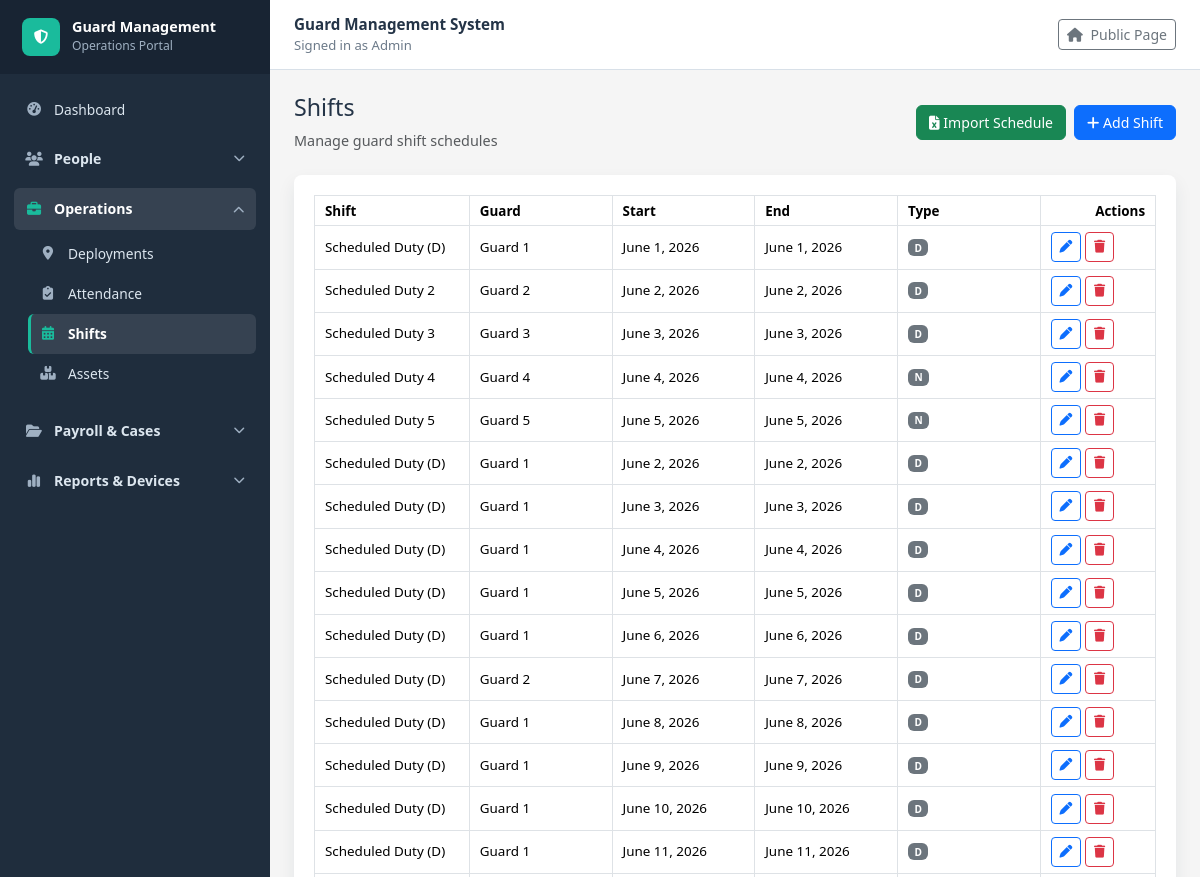
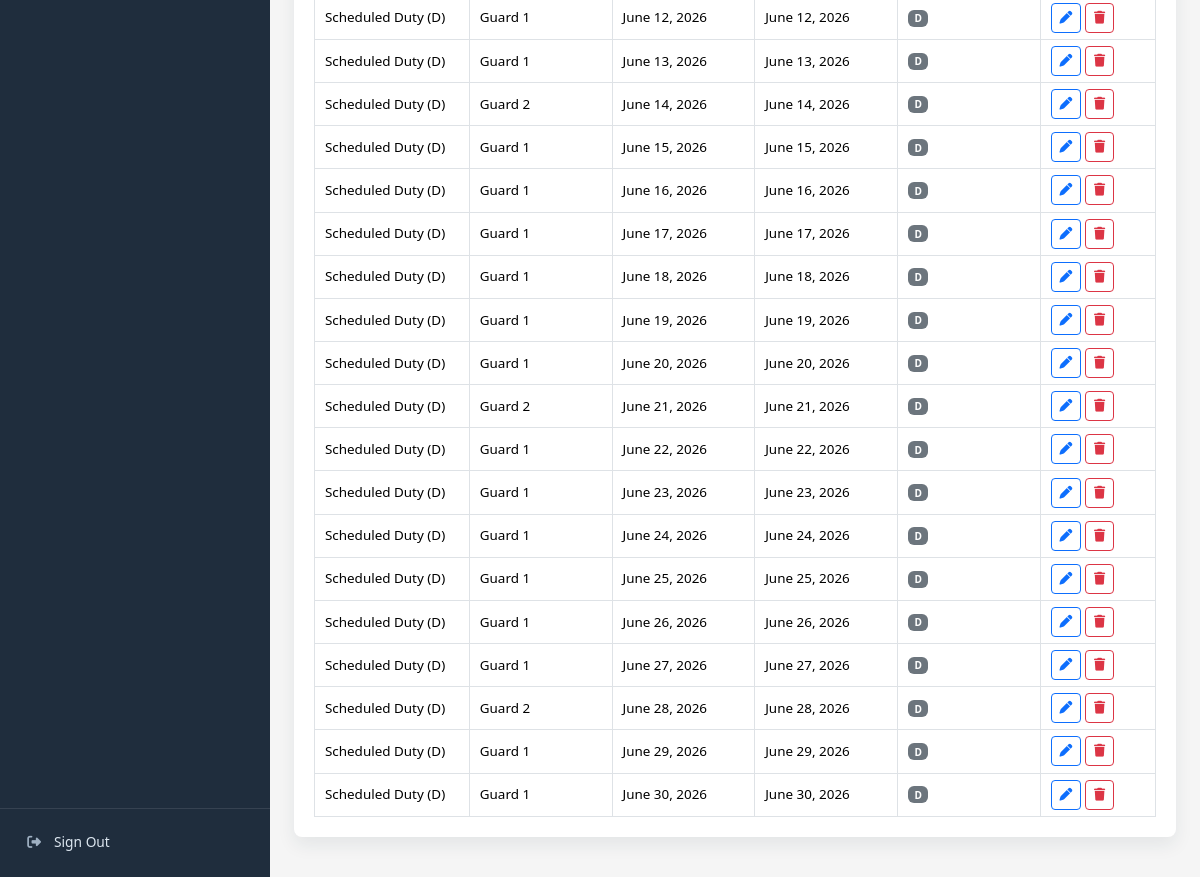
/shifts/ (signed in), run on the app's committed database (2 pictures, top to bottom).
### guardmanagementsystem/models.py (models this page shows, shortened)
class Shift(models.Model):
    SHIFT_TYPE_CHOICES = [
        ('D', 'D'),
        ('N', 'N'),
        ('D/N', 'D/N'),
        ('PH', 'PH'),
    ]
    shift_id = models.AutoField(primary_key=True)
    guard = models.ForeignKey( Guard,on_delete=models.CASCADE,related_name='shifts')
    shift_name = models.CharField(max_length=100)
    start_time = models.DateField()
    end_time = models.DateField()
    shift_type = models.CharField(max_length=30, choices=SHIFT_TYPE_CHOICES)
    class Meta:
        constraints = [
            models.UniqueConstraint(
                fields=['guard', 'start_time'],
                name='unique_guard_shift_date'
            )
        ]

class Guard(models.Model):
    STATUS_CHOICES = [
        ('Active', 'Active'),
        ('Inactive', 'Inactive'),
        ('Suspended', 'Suspended'),
        ('Terminated', 'Terminated'),
    ]
    guard_id = models.AutoField(primary_key=True)
    guard_number = models.CharField(max_length=20, unique=True, null=True, blank=True, editable=False)
    rfid_card_number = models.CharField(max_length=50, unique=True, null=True, blank=True)
    full_name = models.CharField(max_length=100)
    date_of_birth = models.DateField()
    phone = models.CharField(max_length=20)
    email = models.EmailField(unique=True)
    address = models.TextField()
    date_of_joining = models.DateField(auto_now= True)
    status = models.CharField(max_length=20, choices=STATUS_CHOICES, default='Active')
    daily_rate = models.DecimalField(max_digits=12, decimal_places=2, default=7000)
    def __str__(self):
        return self.full_name

### guardmanagementsystem/views.py (the view)
# urls.py: path("shifts/", views.shift_list, name="shift_list"),
@login_required
def shift_list(request):
    shifts = list(Shift.objects.select_related("guard").all())
    for shift in shifts:
        shift.shift_code = get_shift_code(shift)
    return render(request, "guardmanagementsystem/shift_list.html", {
        "shifts": shifts
    })

### guardmanagementsystem/views.py (called while the page is built)
def get_shift_code(shift):
    if not shift:
        return "D"
    shift_type = str(shift.shift_type or "").strip().upper()
    shift_code_map = {
        "DAY": "D",
        "D": "D",
        "O": "D",
        "NIGHT": "N",
        "N": "N",
        "WEEKEND": "D/N",
        "DAY/NIGHT": "D/N",
        "D/N": "D/N",
        "DN": "D/N",
        "PUBLIC HOLIDAY": "PH",
        "PUBLIC_HOLIDAY": "PH",
        "HOLIDAY": "PH",
        "PH": "PH",
    }
    if shift_type in shift_code_map:
        return shift_code_map[shift_type]
    if shift and shift.shift_name:
        code_match = re.search(r"\(([A-Z]+)\)\s*$", shift.shift_name.strip(), re.IGNORECASE)
        if code_match:
            return shift_code_map.get(code_match.group(1).upper(), code_match.group(1).upper())
    return "D"

### guardmanagementsystem/templates/guardmanagementsystem/shift_list.html
{% extends "guardmanagementsystem/base.html" %}
{% block content %}
<div class="d-flex justify-content-between align-items-center mb-4">
    <div>
        <h2>Shifts</h2>
        <p class="text-muted mb-0">Manage guard shift schedules</p>
    </div>
    <div class="page-actions d-flex gap-2">
        <a href="{% url 'shift_import' %}" class="btn btn-success">
            <i class="fa fa-file-excel"></i> Import Schedule
        </a>
        <a href="{% url 'shift_add' %}" class="btn btn-primary">
            <i class="fa fa-plus"></i> Add Shift
        </a>
    </div>
</div>
<div class="table-card">
    <div class="table-responsive">
        <table class="table table-hover table-bordered align-middle mb-0 export-table" data-export-title="Shifts">
            <thead>
                <tr>
                    <th>Shift</th>
                    <th>Guard</th>
                    <th>Start</th>
                    <th>End</th>
                    <th>Type</th>
                    <th class="text-end">Actions</th>
                </tr>
            </thead>
            <tbody>
                {% for shift in shifts %}
                    <tr>
                        <td>{{ shift.shift_name }}</td>
                        <td>{{ shift.guard }}</td>
                        <td>{{ shift.start_time }}</td>
                        <td>{{ shift.end_time }}</td>
                        <td><span class="badge bg-secondary">{{ shift.shift_code }}</span></td>
                        <td>
                            <div class="action-buttons">
                                <a href="{% url 'shift_edit' shift.shift_id %}" class="btn btn-sm btn-outline-primary">
                                    <i class="fa fa-pen"></i>
                                </a>
                                <a href="{% url 'shift_delete' shift.shift_id %}" class="btn btn-sm btn-outline-danger">
                                    <i class="fa fa-trash"></i>
                                </a>
                            </div>
                        </td>
                    </tr>
                {% empty %}
                    <tr>
                        <td colspan="6" class="text-center text-muted py-4">No shifts found.</td>
                    </tr>
                {% endfor %}
            </tbody>
        </table>
    </div>
</div>
{% endblock %}

### guardmanagementsystem/templates/guardmanagementsystem/base.html (shortened to what this page needs)
<!doctype html>
<html lang="en">
<head>
    <link href="https://cdn.jsdelivr.net/npm/bootstrap@5.3.3/dist/css/bootstrap.min.css" rel="stylesheet">
    <link href="https://cdnjs.cloudflare.com/ajax/libs/font-awesome/6.5.2/css/all.min.css" rel="stylesheet">
</head>
<body>
    {% with current_url=request.resolver_match.url_name %}
    <div class="app-layout">
        <aside class="sidebar">
            <div class="d-flex align-items-center justify-content-between">
                <a class="sidebar-brand flex-grow-1" href="{% url 'dashboard' %}">
                    <span class="brand-mark"><i class="fa fa-shield-halved"></i></span>
                    <span>
                        <span class="brand-title">Guard Management</span>
                        <span class="brand-subtitle">Operations Portal</span>
                    </span>
                </a>
            </div>
            <nav id="sidebarNav" class="sidebar-nav collapse d-lg-block">
                <a class="sidebar-link {% if current_url == 'dashboard' %}active{% endif %}" href="{% url 'dashboard' %}">
                    <i class="fa fa-gauge-high"></i> Dashboard
                </a>
                <div class="sidebar-module">
                    <button class="module-toggle" type="button" data-bs-toggle="collapse" data-bs-target="#peopleModule" aria-controls="peopleModule" aria-expanded="{% if current_url in 'supervisor_list supervisor_add supervisor_edit supervisor_delete guard_list guard_add guard_edit guard_delete client_list client_add client_edit client_delete' %}true{% else %}false{% endif %}">
                        <span class="module-title"><i class="fa fa-users"></i> People</span>
                        <i class="fa fa-chevron-down module-chevron"></i>
                    </button>
                </div>
                <div class="sidebar-module">
                    <button class="module-toggle" type="button" data-bs-toggle="collapse" data-bs-target="#operationsModule" aria-controls="operationsModule" aria-expanded="{% if current_url in 'deployment_list deployment_add deployment_edit deployment_delete program_guard attendance_list attendance_add attendance_edit attendance_delete shift_list shift_add shift_edit shift_delete shift_import schedule_csv_template asset_list asset_add asset_edit asset_delete' %}true{% else %}false{% endif %}">
                        <span class="module-title"><i class="fa fa-briefcase"></i> Operations</span>
                        <i class="fa fa-chevron-down module-chevron"></i>
                    </button>
                    <div id="operationsModule" class="collapse {% if current_url in 'deployment_list deployment_add deployment_edit deployment_delete program_guard attendance_list attendance_add attendance_edit attendance_delete shift_list shift_add shift_edit shift_delete shift_import schedule_csv_template asset_list asset_add asset_edit asset_delete' %}show{% endif %}">
                        <div class="module-menu">
                            <a class="sidebar-link {% if current_url in 'deployment_list deployment_add deployment_edit deployment_delete program_guard' %}active{% endif %}" href="{% url 'deployment_list' %}">
                                <i class="fa fa-location-dot"></i> Deployments
                            </a>
                            <a class="sidebar-link {% if current_url in 'attendance_list attendance_add attendance_edit attendance_delete' %}active{% endif %}" href="{% url 'attendance_list' %}">
                                <i class="fa fa-clipboard-check"></i> Attendance
                            </a>
                            <a class="sidebar-link {% if current_url in 'shift_list shift_add shift_edit shift_delete shift_import schedule_csv_template' %}active{% endif %}" href="{% url 'shift_list' %}">
                                <i class="fa fa-calendar-days"></i> Shifts
                            </a>
                            <a class="sidebar-link {% if current_url in 'asset_list asset_add asset_edit asset_delete' %}active{% endif %}" href="{% url 'asset_list' %}">
                                <i class="fa fa-boxes-stacked"></i> Assets
                            </a>
                        </div>
                    </div>
                </div>
                <div class="sidebar-module">
                    <button class="module-toggle" type="button" data-bs-toggle="collapse" data-bs-target="#payrollCasesModule" aria-controls="payrollCasesModule" aria-expanded="{% if current_url in 'salary_list salary_add salary_edit salary_delete salary_payslip_general salary_payslip_individual advance_request_list advance_request_add advance_request_edit advance_request_delete incident_list incident_add incident_edit incident_delete incident_pdf_report disciplinary_action_list disciplinary_action_add disciplinary_action_edit disciplinary_action_delete' %}true{% else %}false{% endif %}">
                        <span class="module-title"><i class="fa fa-folder-open"></i> Payroll & Cases</span>
                        <i class="fa fa-chevron-down module-chevron"></i>
                    </button>
                </div>
                <div class="sidebar-module">
                    <button class="module-toggle" type="button" data-bs-toggle="collapse" data-bs-target="#reportsDevicesModule" aria-controls="reportsDevicesModule" aria-expanded="{% if current_url in 'attendance_query_report schedule_report schedule_report_csv_export iot_device_list iot_device_add iot_device_edit iot_device_delete iot_swipe_attendance audit_log_list' %}true{% else %}false{% endif %}">
                        <span class="module-title"><i class="fa fa-chart-simple"></i> Reports & Devices</span>
                        <i class="fa fa-chevron-down module-chevron"></i>
                    </button>
                </div>
            </nav>
            <div class="sidebar-footer">
                {% if request.user.is_authenticated %}
                    <a class="sidebar-link" href="{% url 'signout' %}">
                        <i class="fa fa-right-from-bracket"></i> Sign Out
                    </a>
                {% else %}
                    <a class="sidebar-link" href="{% url 'signin' %}">
                        <i class="fa fa-right-to-bracket"></i> Sign In
                    </a>
                {% endif %}
            </div>
        </aside>
        <div class="main-panel">
            <header class="topbar">
                <div>
                    <p class="topbar-title">Guard Management System</p>
                    <div class="topbar-user">
                        {% if request.user.is_authenticated %}
                            Signed in as {{ request.user.username }}
                        {% else %}
                            Staff portal
                        {% endif %}
                    </div>
                </div>
                <a class="btn btn-sm btn-outline-secondary" href="{% url 'welcome' %}">
                    <i class="fa fa-house me-1"></i> Public Page
                </a>
            </header>
            <main class="container-fluid page-shell content-area">
                {% block content %}{% endblock %}
            </main>
        </div>
    </div>
    {% endwith %}
</body>
</html>

### guardmanagementsystem/templates/guardmanagementsystem/base.html (style rules this page uses)
:root { --brand: #1abb9c; --brand-dark: #117e69; --line: #d8e0e8; --muted: #6c7a89; --sidebar-bg: #1f2d3d; --sidebar-bg-dark: #182433; --sidebar-active: #1abb9c; }
body { background: whitesmoke; color: #243447; font-size: 0.9rem; min-height: 100vh; }
h2 { font-size: 1.45rem; }
.btn, .form-control, .form-select, .table, .dropdown-menu { font-size: 0.88rem; }
.app-layout { display: flex; min-height: 100vh; }
.sidebar { background: var(--sidebar-bg); color: #dce6ef; display: flex; flex-direction: column; flex: 0 0 270px; min-height: 100vh; position: sticky; top: 0; }
.sidebar-brand { align-items: center; background: var(--sidebar-bg-dark); color: #fff; display: flex; gap: 12px; min-height: 70px; padding: 18px 22px; text-decoration: none; }
.brand-mark { align-items: center; background: var(--sidebar-active); border-radius: 8px; display: inline-flex; height: 38px; justify-content: center; width: 38px; }
.brand-title { display: block; font-size: 0.9rem; font-weight: 800; line-height: 1.15; }
.brand-subtitle { color: #9fb0c2; display: block; font-size: 0.76rem; margin-top: 2px; }
.sidebar-nav { overflow-y: auto; padding: 16px 14px 22px; }
.sidebar-module { margin-top: 8px; }
.module-toggle { align-items: center; background: transparent; border: 0; border-radius: 6px; color: #dce6ef; display: flex; font-weight: 700; gap: 11px; justify-content: space-between; min-height: 42px; padding: 9px 11px; text-align: left; width: 100%; font-size: 0.88rem; }
.module-toggle:hover, .module-toggle[aria-expanded="true"] { background: rgba(255, 255, 255, 0.1); color: #fff; }
.module-title { align-items: center; display: inline-flex; gap: 11px; }
.module-title i { color: #9fb0c2; text-align: center; width: 18px; }
.module-toggle[aria-expanded="true"] .module-title i { color: var(--sidebar-active); }
.module-chevron { color: #9fb0c2; font-size: 0.72rem; transition: transform 0.15s ease; }
.module-toggle[aria-expanded="true"] .module-chevron { transform: rotate(180deg); }
.module-menu { padding: 4px 0 8px 14px; }
.sidebar-link { align-items: center; border-radius: 6px; color: #dce6ef; display: flex; gap: 11px; min-height: 40px; padding: 9px 11px; text-decoration: none; font-size: 0.86rem; }
.sidebar-link i { color: #9fb0c2; text-align: center; width: 18px; }
.sidebar-link:hover, .sidebar-link.active { background: rgba(255, 255, 255, 0.1); color: #fff; }
.sidebar-link.active { border-left: 3px solid var(--sidebar-active); font-weight: 700; padding-left: 8px; }
.sidebar-link.active i { color: var(--sidebar-active); }
.sidebar-footer { border-top: 1px solid rgba(255, 255, 255, 0.1); margin-top: auto; padding: 14px; }
.main-panel { display: flex; flex: 1 1 auto; flex-direction: column; min-width: 0; }
.topbar { align-items: center; background: #fff; border-bottom: 1px solid var(--line); display: flex; justify-content: space-between; min-height: 70px; padding: 0 24px; }
.topbar-title { font-size: 0.95rem; font-weight: 800; margin: 0; }
.topbar-user { color: var(--muted); font-size: 0.82rem; }
.page-shell { padding: 24px 24px 40px; }
.content-area { flex: 1 1 auto; }
.table-card { background: #fff; border-radius: 8px; padding: 20px; box-shadow: 0 8px 18px rgba(31, 45, 61, 0.08); }
.table { font-size: 0.84rem; line-height: 1.25; margin-bottom: 0; table-layout: auto; width: 100%; }
.table-responsive { overflow-x: auto; }
.table-responsive > .table, .dataTable { min-width: max-content; }
.table th, .table td { padding: 0.38rem 0.62rem; vertical-align: middle; }
.table th { min-width: 130px; white-space: nowrap; }
.table td { min-width: 110px; overflow-wrap: anywhere; }
.table th.text-end, .table td.text-end, .table th:last-child, .table td:last-child { min-width: 105px; white-space: nowrap; }
.table .btn, .table .form-control, .table .form-select { font-size: 0.8rem; min-height: 30px; padding-bottom: 0.25rem; padding-top: 0.25rem; }

### data on the page
Shift: shift_name "Scheduled Duty (D)", guard "Guard 1", start_time "June 1, 2026", end_time "June 1, 2026", shift_code "D"
Shift: shift_name "Scheduled Duty 2", guard "Guard 2", start_time "June 2, 2026", end_time "June 2, 2026", shift_code "D"
Shift: shift_name "Scheduled Duty 3", guard "Guard 3", start_time "June 3, 2026", end_time "June 3, 2026", shift_code "D"
Shift: shift_name "Scheduled Duty 4", guard "Guard 4", start_time "June 4, 2026", end_time "June 4, 2026", shift_code "N"
Shift: shift_name "Scheduled Duty 5", guard "Guard 5", start_time "June 5, 2026", end_time "June 5, 2026", shift_code "N"
Shift: shift_name "Scheduled Duty (D)", guard "Guard 1", start_time "June 2, 2026", end_time "June 2, 2026", shift_code "D"
Shift: shift_name "Scheduled Duty (D)", guard "Guard 1", start_time "June 3, 2026", end_time "June 3, 2026", shift_code "D"
Shift: shift_name "Scheduled Duty (D)", guard "Guard 1", start_time "June 4, 2026", end_time "June 4, 2026", shift_code "D"
Shift: shift_name "Scheduled Duty (D)", guard "Guard 1", start_time "June 5, 2026", end_time "June 5, 2026", shift_code "D"
Shift: shift_name "Scheduled Duty (D)", guard "Guard 1", start_time "June 6, 2026", end_time "June 6, 2026", shift_code "D"
Shift: shift_name "Scheduled Duty (D)", guard "Guard 2", start_time "June 7, 2026", end_time "June 7, 2026", shift_code "D"
Shift: shift_name "Scheduled Duty (D)", guard "Guard 1", start_time "June 8, 2026", end_time "June 8, 2026", shift_code "D"
Shift: shift_name "Scheduled Duty (D)", guard "Guard 1", start_time "June 9, 2026", end_time "June 9, 2026", shift_code "D"
Shift: shift_name "Scheduled Duty (D)", guard "Guard 1", start_time "June 10, 2026", end_time "June 10, 2026", shift_code "D"
Shift: shift_name "Scheduled Duty (D)", guard "Guard 1", start_time "June 11, 2026", end_time "June 11, 2026", shift_code "D"
Shift: shift_name "Scheduled Duty (D)", guard "Guard 1", start_time "June 12, 2026", end_time "June 12, 2026", shift_code "D"
Shift: shift_name "Scheduled Duty (D)", guard "Guard 1", start_time "June 13, 2026", end_time "June 13, 2026", shift_code "D"
Shift: shift_name "Scheduled Duty (D)", guard "Guard 2", start_time "June 14, 2026", end_time "June 14, 2026", shift_code "D"
Shift: shift_name "Scheduled Duty (D)", guard "Guard 1", start_time "June 15, 2026", end_time "June 15, 2026", shift_code "D"
Shift: shift_name "Scheduled Duty (D)", guard "Guard 1", start_time "June 16, 2026", end_time "June 16, 2026", shift_code "D"
Shift: shift_name "Scheduled Duty (D)", guard "Guard 1", start_time "June 17, 2026", end_time "June 17, 2026", shift_code "D"
Shift: shift_name "Scheduled Duty (D)", guard "Guard 1", start_time "June 18, 2026", end_time "June 18, 2026", shift_code "D"
Shift: shift_name "Scheduled Duty (D)", guard "Guard 1", start_time "June 19, 2026", end_time "June 19, 2026", shift_code "D"
Shift: shift_name "Scheduled Duty (D)", guard "Guard 1", start_time "June 20, 2026", end_time "June 20, 2026", shift_code "D"
Shift: shift_name "Scheduled Duty (D)", guard "Guard 2", start_time "June 21, 2026", end_time "June 21, 2026", shift_code "D"
Shift: shift_name "Scheduled Duty (D)", guard "Guard 1", start_time "June 22, 2026", end_time "June 22, 2026", shift_code "D"
Shift: shift_name "Scheduled Duty (D)", guard "Guard 1", start_time "June 23, 2026", end_time "June 23, 2026", shift_code "D"
Shift: shift_name "Scheduled Duty (D)", guard "Guard 1", start_time "June 24, 2026", end_time "June 24, 2026", shift_code "D"
Shift: shift_name "Scheduled Duty (D)", guard "Guard 1", start_time "June 25, 2026", end_time "June 25, 2026", shift_code "D"
Shift: shift_name "Scheduled Duty (D)", guard "Guard 1", start_time "June 26, 2026", end_time "June 26, 2026", shift_code "D"
Shift: shift_name "Scheduled Duty (D)", guard "Guard 1", start_time "June 27, 2026", end_time "June 27, 2026", shift_code "D"
Shift: shift_name "Scheduled Duty (D)", guard "Guard 2", start_time "June 28, 2026", end_time "June 28, 2026", shift_code "D"
Shift: shift_name "Scheduled Duty (D)", guard "Guard 1", start_time "June 29, 2026", end_time "June 29, 2026", shift_code "D"
Shift: shift_name "Scheduled Duty (D)", guard "Guard 1", start_time "June 30, 2026", end_time "June 30, 2026", shift_code "D"

### other printed values
{{ request.user.username }} "Admin"
